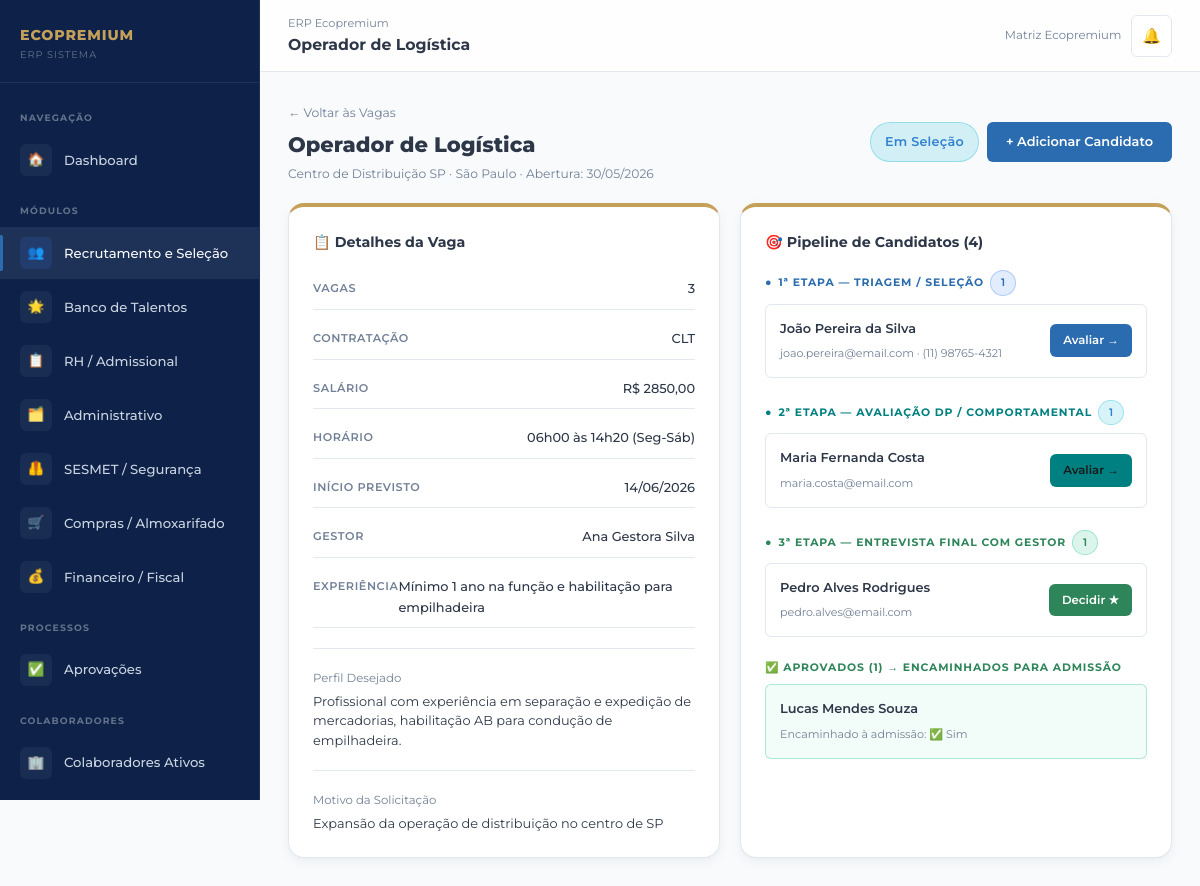
Page /recrutamento/1/ (signed in) on the committed database.
### recrutamento/models.py (models this page shows, shortened)
class Vaga(models.Model):
    STATUS_CHOICES = [
        ('aguardando_aprovacao', 'Aguardando Aprovação'),
        ('informacoes_incompletas', 'Informações Incompletas'),
        ('em_selecao', 'Em Seleção'),
        ('aguardando_entrevista', 'Aguardando Entrevista Final'),
        ('preenchida', 'Vaga Preenchida'),
        ('cancelada', 'Cancelada'),
    ]
    TIPO_CONTRATACAO = [
        ('clt', 'CLT'),
        ('pj', 'Pessoa Jurídica'),
        ('temporario', 'Temporário'),
        ('estagio', 'Estágio'),
        ('autonomo', 'Autônomo'),
    ]
    nome_vaga = models.CharField(max_length=200, verbose_name='Nome da Vaga')
    quantidade_colaboradores = models.PositiveIntegerField(verbose_name='Quantidade de Colaboradores')
    cidade = models.CharField(max_length=100, verbose_name='Cidade')
    unidade = models.CharField(max_length=100, verbose_name='Unidade')
    perfil_desejado = models.TextField(verbose_name='Perfil Desejado')
    atividades = models.TextField(verbose_name='Atividades da Função')
    horario_trabalho = models.CharField(max_length=100, verbose_name='Horário de Trabalho')
    tipo_contratacao = models.CharField(max_length=20, choices=TIPO_CONTRATACAO, verbose_name='Tipo de Contratação')
    valor_salario = models.DecimalField(max_digits=10, decimal_places=2, verbose_name='Valor/Salário')
    previsao_inicio = models.DateField(verbose_name='Previsão de Início')
    exige_experiencia = models.BooleanField(default=False, verbose_name='Exige Experiência?')
    descricao_experiencia = models.TextField(blank=True, verbose_name='Descrição da Experiência Necessária')
    motivo_solicitacao = models.TextField(verbose_name='Motivo da Solicitação')
    gestor_responsavel = models.CharField(max_length=200, verbose_name='Nome do Gestor Responsável')
    gestor_usuario = models.ForeignKey(User, on_delete=models.SET_NULL, null=True, blank=True,
                                        related_name='vagas_abertas', verbose_name='Usuário Gestor')
    status = models.CharField(max_length=30, choices=STATUS_CHOICES, default='aguardando_aprovacao')
    observacoes = models.TextField(blank=True, verbose_name='Observações')
    criado_em = models.DateTimeField(auto_now_add=True)
    atualizado_em = models.DateTimeField(auto_now=True)
    class Meta:
        verbose_name = 'Vaga'
        verbose_name_plural = 'Vagas'
        ordering = ['-criado_em']

class Candidato(models.Model):
    ETAPAS = [
        ('triagem', 'Triagem / Seleção'),
        ('avaliacao_dp', 'Avaliação DP / Comportamental'),
        ('entrevista_final', 'Entrevista Final com Gestor'),
        ('aprovado', 'Aprovado'),
        ('reprovado', 'Reprovado'),
        ('desistente', 'Desistente'),
    ]
    vaga = models.ForeignKey(Vaga, on_delete=models.CASCADE, related_name='candidatos')
    nome = models.CharField(max_length=200, verbose_name='Nome Completo')
    email = models.EmailField(verbose_name='E-mail')
    telefone = models.CharField(max_length=20, verbose_name='Telefone')
    cidade = models.CharField(max_length=100, blank=True, verbose_name='Cidade')
    cpf = models.CharField(max_length=14, blank=True, verbose_name='CPF')
    etapa_atual = models.CharField(max_length=20, choices=ETAPAS, default='triagem')
    aprovado = models.BooleanField(null=True, blank=True, verbose_name='Aprovado?')
    curriculum_obs = models.TextField(blank=True, verbose_name='Observações do Currículo')
    avaliacao_comportamental = models.TextField(blank=True, verbose_name='Avaliação Comportamental')
    resultado_entrevista = models.TextField(blank=True, verbose_name='Resultado da Entrevista Final')
    avaliado_por = models.ForeignKey(User, on_delete=models.SET_NULL, null=True, blank=True,
                                      related_name='candidatos_avaliados')
    encaminhado_admissao = models.BooleanField(default=False, verbose_name='Encaminhado para Admissão?')
    criado_em = models.DateTimeField(auto_now_add=True)
    atualizado_em = models.DateTimeField(auto_now=True)
    class Meta:
        verbose_name = 'Candidato'
        verbose_name_plural = 'Candidatos'
        ordering = ['-criado_em']

### core/models.py (models this page shows, shortened)
class PerfilUsuario(models.Model):
    PERFIS = [
        ('admin', 'Administrador'),
        ('gestor', 'Gestor'),
        ('rh', 'RH / Departamento Pessoal'),
        ('financeiro', 'Financeiro / Fiscal'),
        ('sesmet', 'SESMET / Segurança do Trabalho'),
        ('compras', 'Compras / Almoxarifado'),
        ('operacional', 'Operacional'),
    ]
    MARCAS = [
        ('eco_premium', 'Eco Premium'),
        ('trip_premium', 'Trip Premium'),
        ('log_premium', 'Log Premium'),
        ('matriz', 'Matriz Ecopremium'),
    ]
    usuario = models.OneToOneField(User, on_delete=models.CASCADE, related_name='perfil')
    perfil = models.CharField(max_length=20, choices=PERFIS, default='operacional')
    marca = models.CharField(max_length=20, choices=MARCAS, default='eco_premium')
    unidade = models.CharField(max_length=100, default='Matriz')
    telefone = models.CharField(max_length=20, blank=True)
    avatar_iniciais = models.CharField(max_length=3, blank=True)
    criado_em = models.DateTimeField(auto_now_add=True)
    class Meta:
        verbose_name = 'Perfil de Usuário'
        verbose_name_plural = 'Perfis de Usuários'

### recrutamento/views.py (the view)
# urls.py: path('<int:pk>/', views.detalhe_vaga, name='detalhe_vaga'),
@login_required
def detalhe_vaga(request, pk):
    vaga = get_object_or_404(Vaga, pk=pk)
    candidatos = vaga.candidatos.all()
    candidatos_por_etapa = {
        'triagem': candidatos.filter(etapa_atual='triagem'),
        'avaliacao_dp': candidatos.filter(etapa_atual='avaliacao_dp'),
        'entrevista_final': candidatos.filter(etapa_atual='entrevista_final'),
        'aprovado': candidatos.filter(etapa_atual='aprovado'),
        'reprovado': candidatos.filter(etapa_atual='reprovado'),
    }
    return render(request, 'recrutamento/detalhe_vaga.html', {
        'vaga': vaga,
        'candidatos': candidatos,
        'candidatos_por_etapa': candidatos_por_etapa,
    })

### templates/recrutamento/detalhe_vaga.html (shortened to what this page needs)
{% extends 'base.html' %}
{% block nav_recrutamento %}active{% endblock %}
{% block topbar_title %}{{ vaga.nome_vaga }}{% endblock %}
{% block content %}
<div class="flex justify-between items-center mb-5">
  <div>
    <a href="{% url 'lista_vagas' %}" style="color:var(--text-muted);font-size:0.82rem;text-decoration:none;">← Voltar às Vagas</a>
    <h1 style="font-size:1.4rem;font-weight:800;margin-top:4px;">{{ vaga.nome_vaga }}</h1>
    <div style="font-size:0.82rem;color:var(--text-muted);margin-top:2px;">
      {{ vaga.unidade }} · {{ vaga.cidade }} · Abertura: {{ vaga.criado_em|date:"d/m/Y" }}
    </div>
  </div>
  <div class="flex gap-2">
    <span class="badge badge-{% if vaga.status == 'em_selecao' %}info{% elif vaga.status == 'preenchida' %}success{% elif vaga.status == 'informacoes_incompletas' %}danger{% else %}warning{% endif %}" style="font-size:0.85rem;padding:6px 14px;">
      {{ vaga.get_status_display }}
    </span>
    <a href="{% url 'adicionar_candidato' vaga.pk %}" class="btn btn-mod1">+ Adicionar Candidato</a>
  </div>
</div>
<div class="grid-2">
  <div class="card">
    <div class="card-title mb-4">📋 Detalhes da Vaga</div>
    <div style="display:flex;flex-direction:column;gap:10px;">
      {% include 'recrutamento/_info_row.html' with label='Vagas' value=vaga.quantidade_colaboradores %}
      {% include 'recrutamento/_info_row.html' with label='Contratação' value=vaga.get_tipo_contratacao_display %}
      {% include 'recrutamento/_info_row.html' with label='Salário' value=vaga.valor_salario prefix='R$ ' %}
      {% include 'recrutamento/_info_row.html' with label='Horário' value=vaga.horario_trabalho %}
      {% include 'recrutamento/_info_row.html' with label='Início Previsto' value=vaga.previsao_inicio|date:'d/m/Y' %}
      {% include 'recrutamento/_info_row.html' with label='Gestor' value=vaga.gestor_responsavel %}
      {% include 'recrutamento/_info_row.html' with label='Experiência' value=vaga.descricao_experiencia|default:'Não exigida' %}
    </div>
    <div class="divider"></div>
    <div style="font-size:0.78rem;color:var(--text-muted);margin-bottom:4px;">Perfil Desejado</div>
    <p style="font-size:0.86rem;line-height:1.5;">{{ vaga.perfil_desejado }}</p>
    <div class="divider"></div>
    <div style="font-size:0.78rem;color:var(--text-muted);margin-bottom:4px;">Motivo da Solicitação</div>
    <p style="font-size:0.86rem;line-height:1.5;">{{ vaga.motivo_solicitacao }}</p>
  </div>
  <div class="card">
    <div class="card-title mb-4">🎯 Pipeline de Candidatos ({{ candidatos.count }})</div>
    <div style="display:flex;flex-direction:column;gap:12px;">
      <div>
        <div style="font-size:0.72rem;font-weight:700;color:var(--mod1-blue);text-transform:uppercase;letter-spacing:.08em;margin-bottom:8px;display:flex;align-items:center;gap:6px;">
          <span>●</span> 1ª Etapa — Triagem / Seleção
          <span class="badge badge-primary">{{ candidatos_por_etapa.triagem.count }}</span>
        </div>
        {% for c in candidatos_por_etapa.triagem %}
        <div class="kanban-card">
          <div style="display:flex;justify-content:space-between;align-items:center;">
            <div>
              <div class="card-name">{{ c.nome }}</div>
              <div class="card-meta">{{ c.email }} · {{ c.telefone }}</div>
            </div>
            <a href="{% url 'avancar_etapa' c.pk %}" class="btn btn-sm btn-mod1">Avaliar →</a>
          </div>
        </div>
        {% empty %}
        <div style="font-size:0.78rem;color:var(--text-muted);padding:8px;text-align:center;">Nenhum candidato nesta etapa</div>
        {% endfor %}
      </div>
      <div>
        <div style="font-size:0.72rem;font-weight:700;color:var(--mod4-cyan);text-transform:uppercase;letter-spacing:.08em;margin-bottom:8px;display:flex;align-items:center;gap:6px;">
          <span>●</span> 2ª Etapa — Avaliação DP / Comportamental
          <span class="badge badge-info">{{ candidatos_por_etapa.avaliacao_dp.count }}</span>
        </div>
        {% for c in candidatos_por_etapa.avaliacao_dp %}
        <div class="kanban-card">
          <div style="display:flex;justify-content:space-between;align-items:center;">
            <div>
              <div class="card-name">{{ c.nome }}</div>
              <div class="card-meta">{{ c.email }}</div>
            </div>
            <a href="{% url 'avancar_etapa' c.pk %}" class="btn btn-sm btn-mod4">Avaliar →</a>
          </div>
        </div>
        {% empty %}
        <div style="font-size:0.78rem;color:var(--text-muted);padding:8px;text-align:center;">Nenhum candidato nesta etapa</div>
        {% endfor %}
      </div>
      <div>
        <div style="font-size:0.72rem;font-weight:700;color:var(--mod2-green);text-transform:uppercase;letter-spacing:.08em;margin-bottom:8px;display:flex;align-items:center;gap:6px;">
          <span>●</span> 3ª Etapa — Entrevista Final com Gestor
          <span class="badge badge-success">{{ candidatos_por_etapa.entrevista_final.count }}</span>
        </div>
        {% for c in candidatos_por_etapa.entrevista_final %}
        <div class="kanban-card">
          <div style="display:flex;justify-content:space-between;align-items:center;">
            <div>
              <div class="card-name">{{ c.nome }}</div>
              <div class="card-meta">{{ c.email }}</div>
            </div>
            <a href="{% url 'avancar_etapa' c.pk %}" class="btn btn-sm btn-success">Decidir ★</a>
          </div>
        </div>
        {% empty %}
        <div style="font-size:0.78rem;color:var(--text-muted);padding:8px;text-align:center;">Nenhum candidato nesta etapa</div>
        {% endfor %}
      </div>
      {% if candidatos_por_etapa.aprovado.count > 0 %}
      <div>
        <div style="font-size:0.72rem;font-weight:700;color:var(--success);text-transform:uppercase;letter-spacing:.08em;margin-bottom:8px;">
          ✅ Aprovados ({{ candidatos_por_etapa.aprovado.count }}) → Encaminhados para Admissão
        </div>
        {% for c in candidatos_por_etapa.aprovado %}
        <div class="kanban-card" style="border-color:rgba(16,185,129,0.3);background:rgba(16,185,129,0.05);">
          <div class="card-name">{{ c.nome }}</div>
          <div class="card-meta">
            Encaminhado à admissão: {% if c.encaminhado_admissao %}✅ Sim{% else %}⏳ Aguardando{% endif %}
          </div>
        </div>
        {% endfor %}
      </div>
      {% endif %}
    </div>
  </div>
</div>
{% endblock %}

### templates/base.html (shortened to what this page needs)
{% load static %}
<!DOCTYPE html>
<html lang="pt-BR">
<head>
  <link rel="stylesheet" href="{% static 'css/main.css' %}?v=2">
</head>
<body>
<div class="erp-layout">
  <aside class="sidebar" id="sidebar">
    <div class="sidebar-logo">
      <div class="sidebar-logo-text">
        <div class="brand-name">ECOPREMIUM</div>
        <div class="brand-sub">ERP Sistema</div>
      </div>
    </div>
    <nav class="sidebar-nav">
      <div class="nav-section-label">Navegação</div>
      <a href="{% url 'dashboard' %}" class="nav-item {% block nav_dashboard %}{% endblock %}">
        <span class="nav-icon">🏠</span>
        Dashboard
      </a>
      <div class="nav-section-label">Módulos</div>
      <a href="{% url 'lista_vagas' %}" class="nav-item mod1 {% block nav_recrutamento %}{% endblock %}">
        <span class="nav-icon">👥</span>
        Recrutamento e Seleção
      </a>
      <a href="{% url 'banco_talentos' %}" class="nav-item mod1 {% block nav_talentos %}{% endblock %}">
        <span class="nav-icon">🌟</span>
        Banco de Talentos
      </a>
      <a href="{% url 'lista_admissoes' %}" class="nav-item mod2 {% block nav_admissional %}{% endblock %}">
        <span class="nav-icon">📋</span>
        RH / Admissional
      </a>
      <a href="{% url 'lista_demandas' %}" class="nav-item mod3 {% block nav_administrativo %}{% endblock %}">
        <span class="nav-icon">🗂️</span>
        Administrativo
      </a>
      <a href="{% url 'dashboard_sesmet' %}" class="nav-item mod4 {% block nav_sesmet %}{% endblock %}">
        <span class="nav-icon">🦺</span>
        SESMET / Segurança
      </a>
      <a href="{% url 'painel_compras' %}" class="nav-item mod5 {% block nav_compras %}{% endblock %}">
        <span class="nav-icon">🛒</span>
        Compras / Almoxarifado
      </a>
      <a href="{% url 'painel_financeiro' %}" class="nav-item mod6 {% block nav_financeiro %}{% endblock %}">
        <span class="nav-icon">💰</span>
        Financeiro / Fiscal
      </a>
      <div class="nav-section-label">Processos</div>
      <a href="{% url 'aprovacoes_pendentes' %}" class="nav-item {% block nav_aprovacoes %}{% endblock %}" id="navAprovacoes">
        <span class="nav-icon">✅</span>
        Aprovações
      </a>
      <div class="nav-section-label">Colaboradores</div>
      <a href="{% url 'lista_colaboradores' %}" class="nav-item {% block nav_colaboradores %}{% endblock %}">
        <span class="nav-icon">🏢</span>
        Colaboradores Ativos
      </a>
    </nav>
  </aside>
  <div class="main-content">
    <div class="topbar">
      <div class="topbar-title">
        <span class="breadcrumb">ERP Ecopremium</span>
        {% block topbar_title %}Dashboard{% endblock %}
      </div>
      <div class="topbar-actions">
        <span style="font-size:0.78rem;color:var(--text-muted);">
          {% if user.perfil %}{{ user.perfil.get_marca_display }}{% endif %}
        </span>
        <a href="#" class="notif-btn" id="notifBtn" title="Notificações">
          🔔
        </a>
      </div>
    </div>
    <div class="content-area">
      {% block content %}{% endblock %}
    </div>
  </div>
</div>
</body>
</html>

### templates/recrutamento/_info_row.html
<div style="display:flex;justify-content:space-between;padding:9px 0;border-bottom:1px solid var(--border);">
  <span style="font-size:0.75rem;color:var(--text-muted);font-weight:600;text-transform:uppercase;letter-spacing:.05em;">{{ label }}</span>
  <span style="font-size:0.86rem;font-weight:500;color:var(--text-primary);">{% if prefix %}{{ prefix }}{% endif %}{{ value }}</span>
</div>

### rows in the picture
Vaga: nome_vaga "Operador de Logística", unidade "Centro de Distribuição SP", cidade "São Paulo", criado_em "30/05/2026", status "Em Seleção", tipo_contratacao "CLT 2850,00 06h00 às 14h20 (Seg-Sáb) Ana Gestora Silva Mínimo 1 ano na função e habilitação para empilhadeira", perfil_desejado "Profissional com experiência em separação e expedição de mercadorias, habilitação AB para condução de empilhadeira.", motivo_solicitacao "Expansão da operação de distribuição no centro de SP"
Candidato: nome "João Pereira da Silva", email "joao.pereira@email.com", telefone "(11) 98765-4321"
Candidato: nome "Maria Fernanda Costa", email "maria.costa@email.com"
Candidato: nome "Pedro Alves Rodrigues", email "pedro.alves@email.com"
Candidato: nome "Lucas Mendes Souza", encaminhado_admissao "✅ Sim"

### other values in the picture
{{ user.perfil.get_marca_display }} "Matriz Ecopremium"
{{ label }} "VAGAS CONTRATAÇÃO SALÁRIO HORÁRIO INÍCIO PREVISTO GESTOR EXPERIÊNCIA"
{{ value }} "3 14/06/2026"
{{ prefix }} "R$"
{{ candidatos.count }} "4"
{{ candidatos_por_etapa.triagem.count }} "1"
{{ candidatos_por_etapa.avaliacao_dp.count }} "1"
{{ candidatos_por_etapa.entrevista_final.count }} "1"
{{ candidatos_por_etapa.aprovado.count }} "1"
